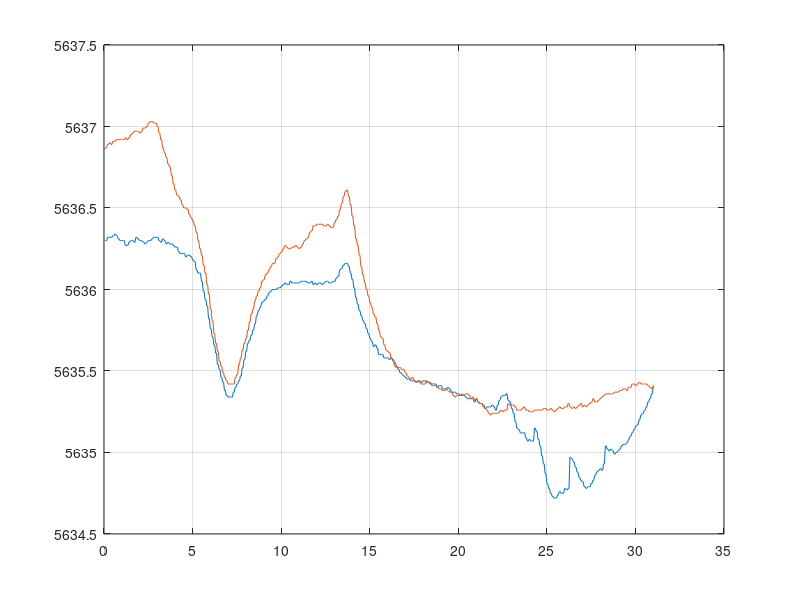

Reproduce this figure in MATLAB.
clear;clc;close all;

data = importdata('pressureLogCompare.txt');

alt1 = data(:, 1);
alt2 = data(:, 2);
press = data(:, 3);
velo = data(:, 4);
elapsed = (1:length(alt1)) / 20;

plot(elapsed, alt1); hold on;
plot(elapsed, alt2);
grid on;

% figure;
% yyaxis right
% plot(elapsed / 60, press); grid on;
% ylabel('Differential pressure (Pa)');
% xlabel('Time (min)');
% yyaxis left
% plot(elapsed / 60, alt1); hold on;
% plot(elapsed / 60, alt2); hold on;
% ylabel('Altitude (m)');